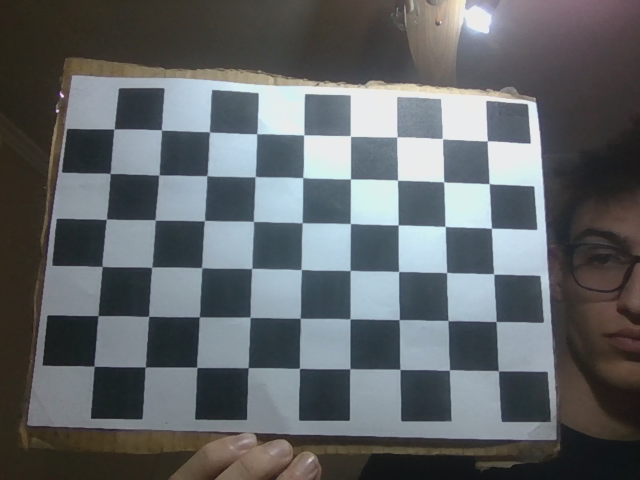
#> input picture data/calibration/laptop/images/img_000.png, 640 x 480 px; its folder holds only this picture in this run
$ python -i pattern_detector.py   (imports and definitions only)
#> lines starting #> are read from the running program, lines starting #| are printed output that depends on the picture; after the words box and inside, x2 and y2 are one past the last pixel; in counts of white or black regions, pixels touching at a corner belong together
#> further down, picture is the input picture: shape (480, 640, 3); mean B, G, R 103.8, 101.1, 97.1
import cv2
import numpy as np

def _touches_border(cnt, w, h, margin=2):
    x, y, cw, ch = cv2.boundingRect(cnt)
    return (x <= margin or y <= margin or (x + cw) >= (w - margin) or (y + ch) >= (h - margin))

def detect_shape(image, debug=False):
#> called with debug = False
    h, w = image.shape[:2]
#> h = 480; w = 640
    roi_area = w * h
#> roi_area = 307200

    # clahe applied to enhance local contrast and improve feature visibility.
    # we decided to apply clahe and not global histogram because there is no homogeneous lightning
    gray = cv2.cvtColor(image, cv2.COLOR_BGR2GRAY)
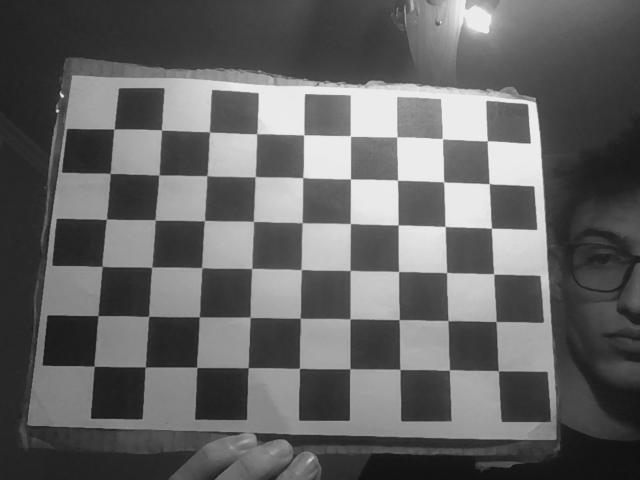
#> gray: shape (480, 640); min 16, max 236, mean 100.2
    clahe = cv2.createCLAHE(clipLimit=2.0, tileGridSize=(8, 8))
    gray = clahe.apply(gray)
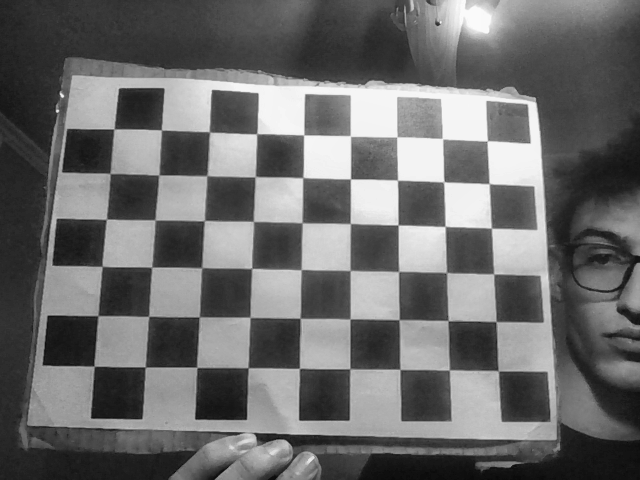
#> gray: shape (480, 640); min 9, max 250, mean 107.8

    # done to remove noise before applying thresholds
    gray = cv2.GaussianBlur(gray, (5, 5), 0)

    # adaptative instead of global because heterogeneous lightning
    th = cv2.adaptiveThreshold(
        gray, 255,
        cv2.ADAPTIVE_THRESH_GAUSSIAN_C,
        cv2.THRESH_BINARY_INV,
        31,
        4
    )
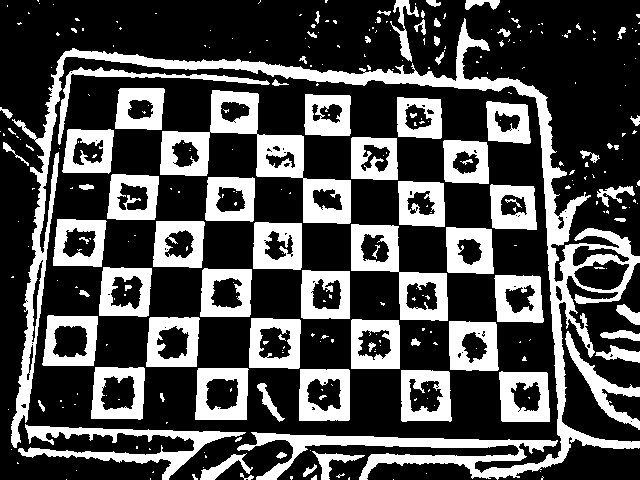
#> th: shape (480, 640); 30.1% white; 313 white regions (227 under 20 px), largest, box (x1, y1, x2, y2) and area: (11, 18, 640, 480) 22603, (160, 90, 351, 224) 6566, (18, 424, 246, 480) 3358


    # we use 2 rectangles kernels, one smaller and one bigger
    kernel3 = cv2.getStructuringElement(cv2.MORPH_RECT, (3, 3))
    kernel5 = cv2.getStructuringElement(cv2.MORPH_RECT, (5, 5))


    # we apply the smaller kernel to the opening part because we have already removed most of the noise with the blur, so, in order not to damage the
    # structure, we apply an smaller kernel one iteration
    th = cv2.morphologyEx(th, cv2.MORPH_OPEN, kernel3, iterations=1)
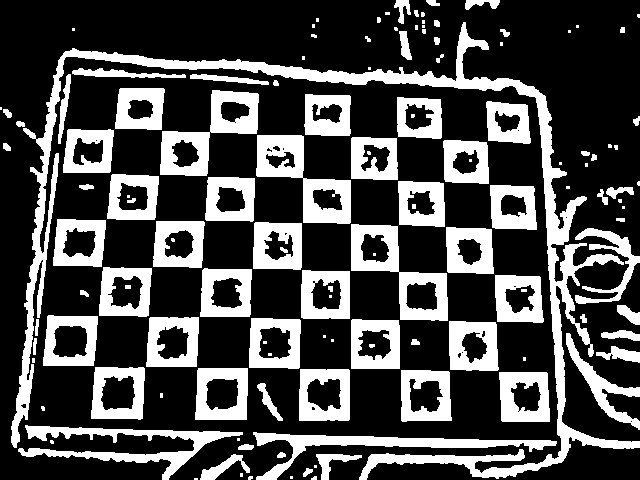
#> th: shape (480, 640); 29.1% white; 133 white regions (50 under 20 px), largest, box (x1, y1, x2, y2) and area: (11, 22, 640, 480) 17427, (256, 135, 351, 224) 3351, (18, 425, 243, 480) 3278
    # after applying the opening part, we apply two iterations for the closing part with a bigger kernel in order to join strokes caused by the physical or
    # the threshold part
    th = cv2.morphologyEx(th, cv2.MORPH_CLOSE, kernel5, iterations=2)
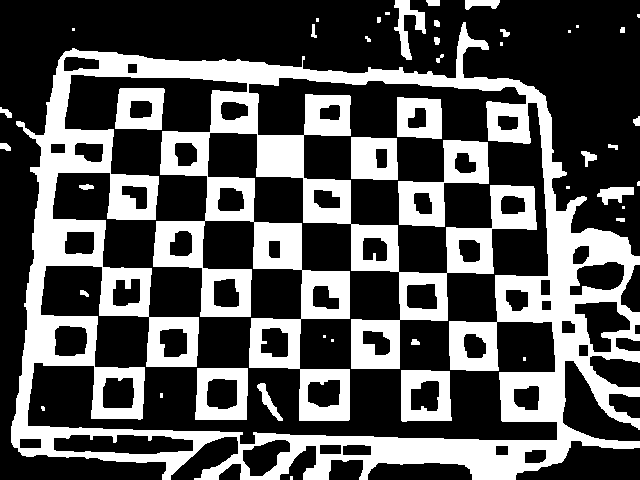
#> th: shape (480, 640); 33.8% white; 45 white regions (16 under 20 px), largest, box (x1, y1, x2, y2) and area: (11, 22, 640, 480) 89477, (398, 140, 489, 227) 3269, (195, 368, 248, 420) 1841
    # we finally dilate the figure a little bit in order to obtain noteicable strokes
    th = cv2.dilate(th, kernel3, iterations=1)
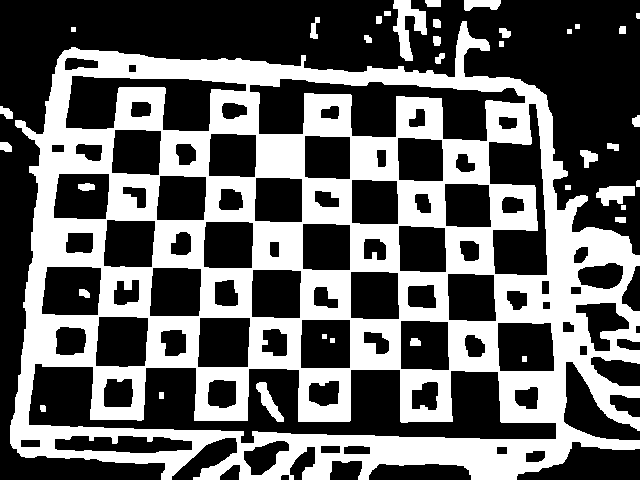
#> th: shape (480, 640); 39.6% white; 37 white regions

    if debug:
        cv2.imshow("debug_th", th)

    # we try to find solid contours by using RETR_EXTERNAL in order to obtain just external contours and  CHAIN_APPROX_SIMPLE to not obtain reduntant points
    contours, _ = cv2.findContours(th, cv2.RETR_EXTERNAL, cv2.CHAIN_APPROX_SIMPLE)
#> contours = 28 contours, 6 with area under 20; largest, box (x1, y1, x2, y2) and area: (10, 21, 640, 480) 224346, (393, 0, 427, 61) 886, (596, 186, 635, 206) 460, (464, 0, 501, 11) 262, (580, 150, 598, 168) 163
    if not contours:
        return None, None

    #We then filter our candidates
    candidates = []
    for c in contours:
        # calculate the area
        area = cv2.contourArea(c)
        if area < 1200:
            continue #we discard small contours (normally noise)
        if area > 0.90 * roi_area:  # if the object size is approximately the ROI, it is discarded to avoid capturing folios.
            continue
        if _touches_border(c, w, h, margin=2):
            continue
        candidates.append(c)
#> this loop made 28 passes
#> area on passes 1, 3, 6, 7, 8, 9, 10, 11, 13, 14, 16, 18: 46.5, 460.5, 163, 57, 83, 61, 91.5, 53.5, 57.5, 37.5, 70.5, 40.5
#> (c, area) on passes 4, 12, 25: ([[565, 185], [565, 189], [570, 189], [570, 185]], 20), ([[499, 41], [499, 46], [503, 46], [503, 41]], 20), ([[384, 11], [384, 15], [390, 15], [390, 11]], 24)
#> after the loop, candidates = []

    if not candidates:
        return None, None

#select the largest candidate contour, which is most likely the drawn shape
    contour = max(candidates, key=cv2.contourArea)

    #compute the perimeter of the selected contour
    peri = cv2.arcLength(contour, True)
    if peri == 0:
        return None, None

    #approximate the contour to a polygon to reduce noise and count vertices
    approx = cv2.approxPolyDP(contour, 0.02 * peri, True)
    vertices = len(approx)

    #compute area and circularity for shape classification
    area = cv2.contourArea(contour)
    circularity = 4 * np.pi * area / (peri * peri)

    shape = None

    #triangle detection: 3 vertices after polygon approximation
    if vertices == 3:
        shape = "TRIANGLE"

    #quadrilateral case: square or rectangle
    elif vertices == 4:
        #bounding box of the approximated contour
        x, y, bw, bh = cv2.boundingRect(approx)

        #aspect ratio to distinguish square vs rectangle
        ar = bw / float(bh)

        #extent measures how well the contour fills its bounding box
        rect_area = bw * bh
        extent = area / float(rect_area) if rect_area > 0 else 0

        #square: aspect ratio close to 1 and good filling
        if 0.90 <= ar <= 1.10 and extent > 0.55:
            shape = "SQUARE"
        #rectangle: four sides but aspect ratio not close to 1
        elif extent > 0.45:
            shape = "RECTANGLE"

    else:
        #circularity close to 1 indicates a circular shape
        if circularity > 0.82:
            shape = "CIRCLE"

    #return detected shape name and its contour
    return shape, contour

>>> import cv2
>>> picture = cv2.imread('../../data/calibration/laptop/images/img_000.png')
>>> result = detect_shape(picture)

$ run again, on data/calibration/laptop/images/img_001.png
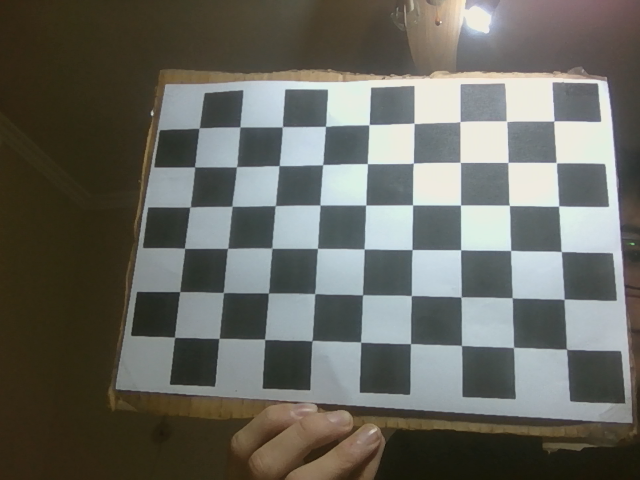
#> input picture data/calibration/laptop/images/img_001.png, 640 x 480 px
#> picture is the input picture: shape (480, 640, 3); mean B, G, R 96.3, 103.6, 103.4
#> in detect_shape, `th = cv2.adaptiveThreshold( gray, 255, cv2.ADAPTIVE_THRESH_GAUSSIAN_C,..`:
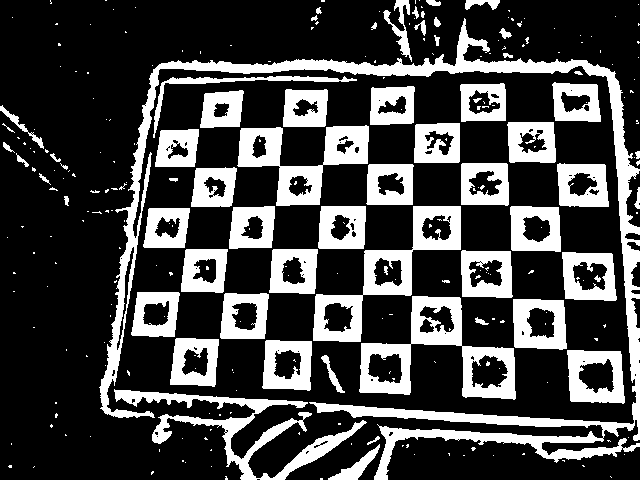
#> th: shape (480, 640); 26.6% white; 271 white regions (207 under 20 px), largest, box (x1, y1, x2, y2) and area: (99, 18, 640, 480) 18353, (359, 296, 516, 400) 5359, (313, 206, 461, 342) 4776
#> in detect_shape, `th = cv2.dilate(th, kernel3, iterations=1)`:
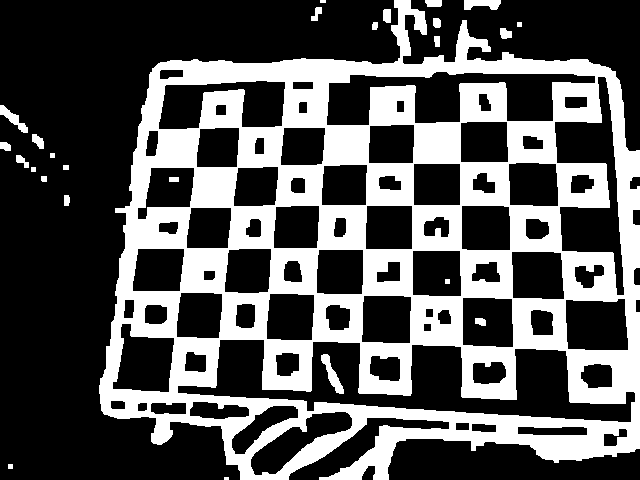
#> th: shape (480, 640); 34.3% white; 26 white regions (2 under 20 px)
#> contours = 22 contours, 6 with area under 20; largest, box (x1, y1, x2, y2) and area: (99, 0, 640, 480) 198713, (464, 0, 501, 10) 237, (0, 105, 28, 133) 224, (32, 134, 44, 149) 96, (425, 0, 442, 7) 90
#> the loop in detect_shape, `for c in contours:` made 22 passes
#> area on passes 3, 4, 7, 9, 10, 11, 12, 13: 46, 24.5, 69, 65.5, 96.5, 224.5, 45.5, 85.5
#> after the loop in detect_shape, `for c in contours:`: candidates = []

$ run again, on data/calibration/laptop/images/img_002.png
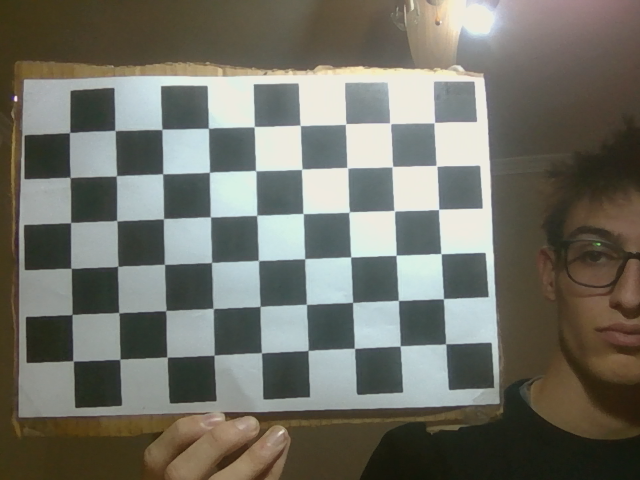
#> input picture data/calibration/laptop/images/img_002.png, 640 x 480 px
#> picture is the input picture: shape (480, 640, 3); mean B, G, R 103.3, 112.9, 113.1
#> in detect_shape, `th = cv2.adaptiveThreshold( gray, 255, cv2.ADAPTIVE_THRESH_GAUSSIAN_C,..`:
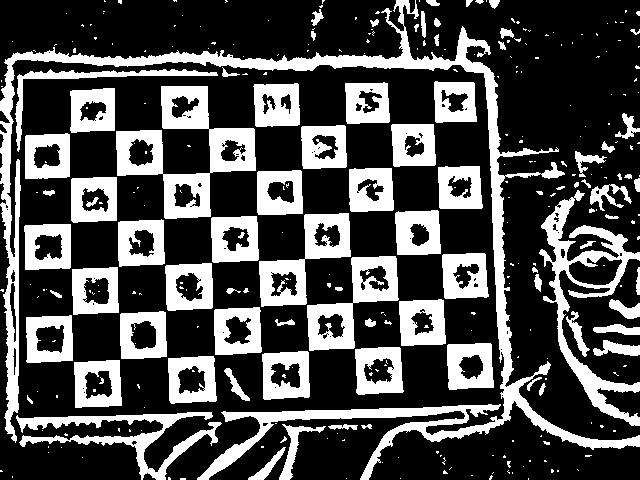
#> th: shape (480, 640); 30.1% white; 320 white regions (233 under 20 px), largest, box (x1, y1, x2, y2) and area: (0, 0, 640, 480) 19925, (116, 86, 256, 219) 6545, (539, 190, 640, 426) 5216
#> in detect_shape, `th = cv2.dilate(th, kernel3, iterations=1)`:
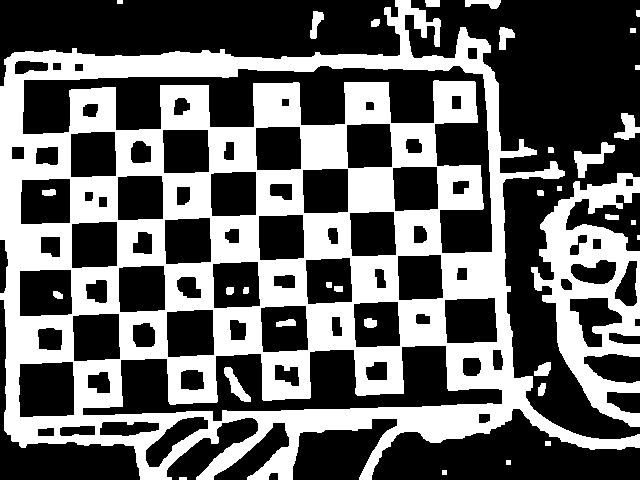
#> th: shape (480, 640); 39.9% white; 34 white regions (1 under 20 px)
#> contours = 25 contours, 9 with area under 20; largest, box (x1, y1, x2, y2) and area: (0, 0, 640, 480) 198506, (531, 173, 640, 427) 14369, (574, 142, 615, 178) 492, (614, 113, 640, 140) 328, (499, 27, 515, 50) 190
#> the loop in detect_shape, `for c in contours:` made 25 passes
#> area on passes 5, 6, 9, 10, 13, 14, 15, 18: 65.5, 145.5, 55, 29, 24.5, 492.5, 327.5, 190.5
#> after the loop in detect_shape, `for c in contours:`: candidates = []

$ run again, on data/calibration/laptop/images/img_003.png
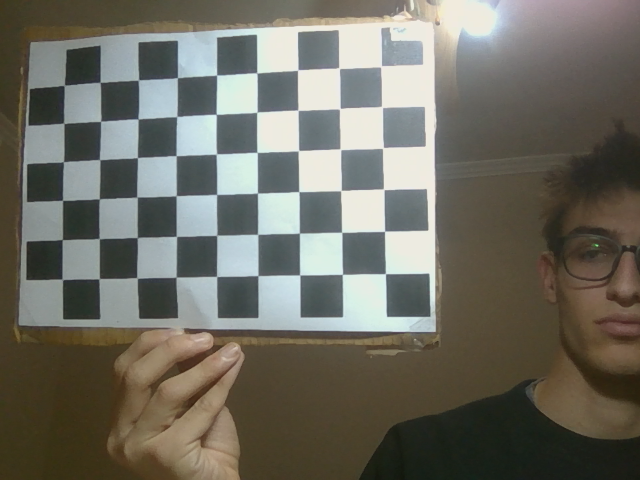
#> input picture data/calibration/laptop/images/img_003.png, 640 x 480 px
#> picture is the input picture: shape (480, 640, 3); mean B, G, R 98.5, 108.4, 110.3
#> in detect_shape, `th = cv2.adaptiveThreshold( gray, 255, cv2.ADAPTIVE_THRESH_GAUSSIAN_C,..`:
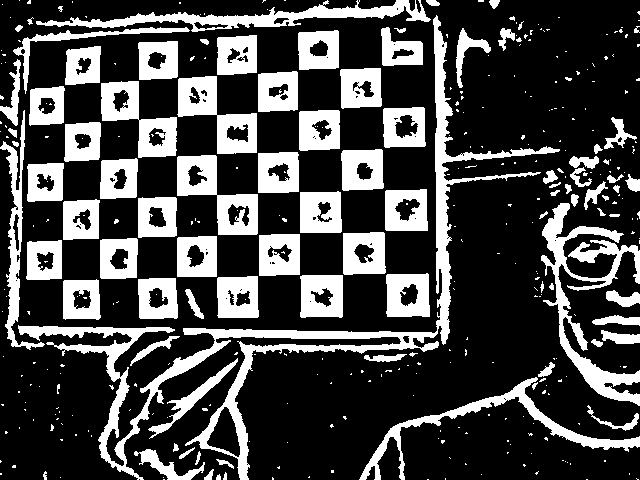
#> th: shape (480, 640); 27.3% white; 377 white regions (284 under 20 px), largest, box (x1, y1, x2, y2) and area: (18, 15, 560, 480) 13730, (541, 203, 640, 406) 5145, (36, 0, 431, 32) 3630
#> in detect_shape, `th = cv2.dilate(th, kernel3, iterations=1)`:
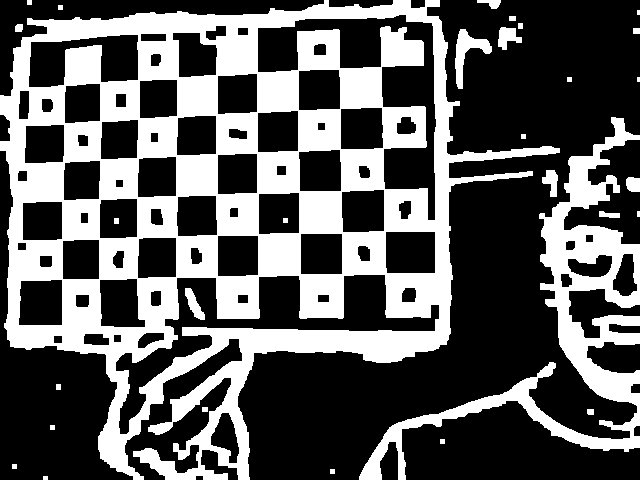
#> th: shape (480, 640); 36.5% white; 30 white regions (3 under 20 px)
#> contours = 27 contours, 12 with area under 20; largest, box (x1, y1, x2, y2) and area: (0, 0, 560, 480) 160722, (359, 117, 640, 480) 16912, (455, 29, 492, 89) 700, (498, 27, 522, 50) 287, (542, 170, 558, 197) 226
#> the loop in detect_shape, `for c in contours:` made 27 passes
#> area on passes 6, 10, 11, 12, 17, 19, 20, 25: 29.5, 80.5, 163.5, 226, 700, 287, 45.5, 97.5
#> after the loop in detect_shape, `for c in contours:`: candidates = []
